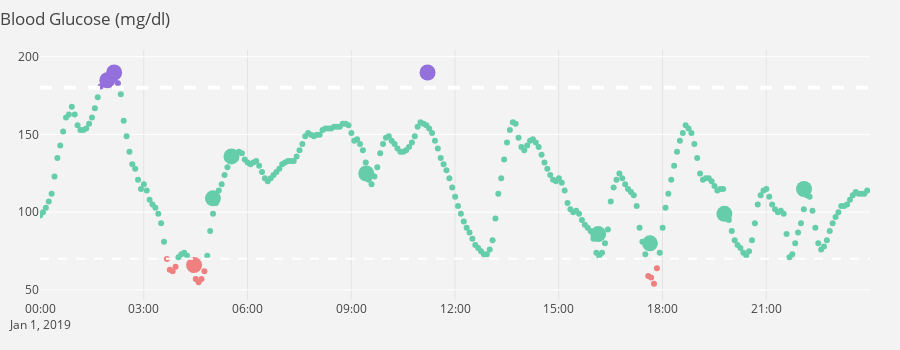
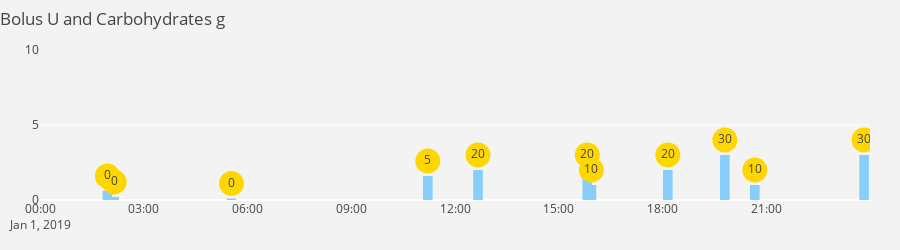
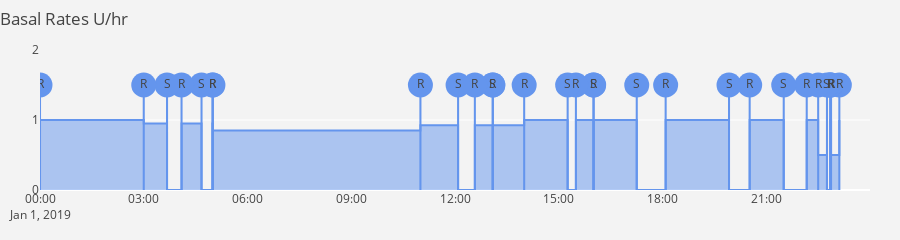

Here is the notebook cell these charts were saved with, in order:
### Code cell
#### Plotly Setup ####
  
configure_plotly_browser_state()
init_notebook_mode(connected=True)



###### Figure 1: Blood Glucose Levels ###### 


## Set-up Layout
bg_layout = go.Layout(
   title=go.layout.Title(
        text='Blood Glucose (mg/dl)',
        x=0
    ),
    yaxis=dict(
        autorange=True,
        showgrid=True,
        zeroline=True,
        dtick=50,
        gridcolor='rgb(255, 255, 255)',
        gridwidth=1,
        zerolinecolor='rgb(255, 255, 255)',
        zerolinewidth=2
    ),
    xaxis=dict(
        range = (START_DATE, END_DATE)
    ),
    shapes = [
      {'type': 'line',
        'x0': START_DATE,
        'y0': LOW_LIMIT,
        'y1': LOW_LIMIT,
        'x1': END_DATE,
        'line': {
          'color': 'white',
          'width': 2,
          'dash': 'dash',
        },
      },
      {'type': 'line',
        'x0': START_DATE,
        'y0': HIGH_LIMIT,
        'y1': HIGH_LIMIT,
        'x1': END_DATE,
        'line': {
          'color': 'white',
          'width': 4,
          'dash': 'dash',
        },
      }
    ],
    margin=dict(
        l=40,
        r=30,
        b=50,
        t=50,
    ),
    paper_bgcolor='rgb(243, 243, 243)',
    plot_bgcolor='rgb(243, 243, 243)',
    showlegend=False,
    height=350
)


## Set-up Traces


#CBG Data
cbg_trace = go.Scatter(
    x = cbg_ts["datetime_time"], 
    y = cbg_ts["value_mgdl"],
    mode = 'markers',
    marker=dict(size=6,
      line=dict(width=0),
      color= cbg_ts["bg_colors"]
    )
    #,text = ["Text A", "Text B", "Text C", "Text D", "Text E"],
    #hoverinfo = 'text',
)

#SBG Data
smbg_trace=go.Scatter(
    x=smbg_ts["datetime_time"], 
    y=smbg_ts["value_mgdl"],
    mode='markers',
    marker=dict(size=16,
      line=dict(width=0),
      color=smbg_ts["bg_colors"]
    )
)

#Create and plot figure
bg_fig = go.Figure(data= [cbg_trace, smbg_trace], layout=bg_layout)
iplot(bg_fig)


###### Figure 2: Bolus and Carbohydrates ######


## Set-up Layout
bolus_layout = go.Layout(
    title=go.layout.Title(
        text='Bolus U and Carbohydrates g',
        x=0
    ),
    yaxis=dict(
        range=[0, 10], #autorange=True,
        showgrid=True,
        zeroline=True,
        dtick=5,
        gridcolor='rgb(255, 255, 255)',
        gridwidth=1,
        zerolinecolor='rgb(255, 255, 255)',
        zerolinewidth=2,
    ),
    xaxis=dict(
        range = (START_DATE, END_DATE)
    ),
    margin=dict(
        l=40,
        r=30,
        b=50,
        t=50,
    ),
    paper_bgcolor='rgb(243, 243, 243)',
    plot_bgcolor='rgb(243, 243, 243)',
    showlegend=False,
    height=250
)


#Bolus data
bolus_trace=go.Bar(
            x=bolus_no_wizard_ts["datetime_time"],
            y=bolus_no_wizard_ts["normal"],
            width=999999,
            marker=dict(
                color='lightskyblue'
            )
)


#Carb circles
carb_trace=go.Scatter(
              mode = 'markers + text',
              x=bolus_no_wizard_ts["datetime_time"],
              y=bolus_no_wizard_ts["normal"]+1,
              marker = dict(
                color = 'gold',
                size = 25
              ),
              showlegend = False,
              text=bolus_wizard_ts["carbInput"], 
              textposition='middle center'
  )

#Create and plot figure
bolus_fig = go.Figure(data= [bolus_trace, carb_trace], layout=bolus_layout)
iplot(bolus_fig)


###### Figure 3: Basal Rates ######


## Set-up Layout
basal_layout = go.Layout(
    title=go.layout.Title(
        text='Basal Rates U/hr',
        x=0
    ),
    xaxis=dict(
        range = (START_DATE, END_DATE)
    ),
    yaxis=dict(
        range=[0, 2], #autorange=True,
        showgrid=True,
        zeroline=True,
        dtick=1,
        gridcolor='rgb(255, 255, 255)',
        gridwidth=1,
        zerolinecolor='rgb(255, 255, 255)',
        zerolinewidth=2,
        #tickmode = 'linear',
        #tick0 = 0.5,
    ),
    margin=dict(
        l=40,
        r=30,
        b=50,
        t=50,
    ),
    paper_bgcolor='rgb(243, 243, 243)',
    plot_bgcolor='rgb(243, 243, 243)',
    showlegend=False,
    height=200
)


#Basal
basal_trace=go.Scatter(
              mode = 'lines',
              x=basal_ts["datetime_time"],
              y= basal_ts["rate"],
              showlegend = False,
              line=dict(
                  shape='vh',
                  color='cornflowerblue'
              ),
            fill='tonexty'
  )

annotation_trace=go.Bar(
              x=basal_ts["datetime_time"],
              y= [1.5] * basal_ts["datetime_time"].count(),
              showlegend = False,
              marker=dict(
                color='cornflowerblue',
                line=dict(
                    color='cornflowerblue',
                    width=2),
              )
  )

#Label circles
label_trace=go.Scatter(
              mode = 'markers + text',
              x=basal_ts["datetime_time"],
              y= [1.5] * basal_ts["datetime_time"].count(),
              marker = dict(
                color = 'cornflowerblue',
                size = 25
              ),
              showlegend = False,
              text=basal_ts['label'],
              textposition='middle center'
  )




#Create and plot figure
plotly_daily_fig = go.Figure(data= [basal_trace, annotation_trace, label_trace], layout=basal_layout)
iplot(plotly_daily_fig)

#Can export the images as png using the camera icon at upper right hand corner"Download plot as png"

### Figure 1 — Plotly figure (JSON) as saved in the notebook; plotly's stock layout.template omitted (floating-point values rounded to 4 significant figures; data arrays with more than 128 entries replaced by an {"elided": "..."} marker saying what was removed)
{"data": [{"uid": "79a645b7-d627-48ca-8baa-0d16b572e20f", "y": {"elided": "288 float values"}, "mode": "markers", "marker": {"color": {"elided": "288 str values"}, "line": {"width": 0}, "size": 6}, "x": {"elided": "288 str values"}, "type": "scatter"}, {"uid": "4cc4b102-92b7-4989-babe-6d36efa98e75", "y": [114.9, 98.91, 79.93, 85.93, 189.8, 124.9, 135.9, 108.9, 65.94, 189.8, 184.8], "mode": "markers", "marker": {"color": ["mediumaquamarine", "mediumaquamarine", "mediumaquamarine", "mediumaquamarine", "mediumpurple", "mediumaquamarine", "mediumaquamarine", "mediumaquamarine", "lightcoral", "mediumpurple", "mediumpurple"], "line": {"width": 0}, "size": 16}, "x": ["2019-01-01 22:05:33", "2019-01-01 19:47:23", "2019-01-01 17:38:12", "2019-01-01 16:08:22", "2019-01-01 11:12:21", "2019-01-01 09:26:06", "2019-01-01 05:32:11", "2019-01-01 05:00:01", "2019-01-01 04:27:20", "2019-01-01 02:08:39", "2019-01-01 01:56:52"], "type": "scatter"}], "layout": {"showlegend": false, "title": {"text": "Blood Glucose (mg/dl)", "x": 0}, "paper_bgcolor": "rgb(243, 243, 243)", "plot_bgcolor": "rgb(243, 243, 243)", "yaxis": {"zerolinewidth": 2, "gridwidth": 1, "dtick": 50, "showgrid": true, "zerolinecolor": "rgb(255, 255, 255)", "gridcolor": "rgb(255, 255, 255)", "zeroline": true, "autorange": true}, "height": 350, "shapes": [{"y1": 70, "y0": 70, "line": {"color": "white", "dash": "dash", "width": 2}, "x1": "2019-01-02", "type": "line", "x0": "2019-01-01"}, {"y1": 180, "y0": 180, "line": {"color": "white", "dash": "dash", "width": 4}, "x1": "2019-01-02", "type": "line", "x0": "2019-01-01"}], "xaxis": {"range": ["2019-01-01", "2019-01-02"]}, "margin": {"r": 30, "b": 50, "l": 40, "t": 50}}}

### Figure 2 — Plotly figure (JSON) as saved in the notebook; plotly's stock layout.template omitted (floating-point values rounded to 4 significant figures)
{"data": [{"y": [3, 1, 3, 2, 1, 2, 2, 1.6, 0.1, 0.2, 0.6], "width": 999999, "marker": {"color": "lightskyblue"}, "x": ["2019-01-01 23:49:44", "2019-01-01 20:40:11", "2019-01-01 19:48:11", "2019-01-01 18:09:14", "2019-01-01 15:56:42", "2019-01-01 15:49:29", "2019-01-01 12:39:57", "2019-01-01 11:12:50", "2019-01-01 05:32:12", "2019-01-01 02:08:40", "2019-01-01 01:56:53"], "type": "bar", "uid": "b2425a3d-6ca5-42f9-b4ac-086ea4985999"}, {"textposition": "middle center", "showlegend": false, "uid": "6bfad561-7684-4992-b918-ecbaaca0920b", "text": [30, 10, 30, 20, 10, 20, 20, 5, 0, 0, 0], "y": [4, 2, 4, 3, 2, 3, 3, 2.6, 1.1, 1.2, 1.6], "mode": "markers+text", "marker": {"color": "gold", "size": 25}, "x": ["2019-01-01 23:49:44", "2019-01-01 20:40:11", "2019-01-01 19:48:11", "2019-01-01 18:09:14", "2019-01-01 15:56:42", "2019-01-01 15:49:29", "2019-01-01 12:39:57", "2019-01-01 11:12:50", "2019-01-01 05:32:12", "2019-01-01 02:08:40", "2019-01-01 01:56:53"], "type": "scatter"}], "layout": {"showlegend": false, "title": {"text": "Bolus U and Carbohydrates g", "x": 0}, "paper_bgcolor": "rgb(243, 243, 243)", "plot_bgcolor": "rgb(243, 243, 243)", "yaxis": {"zerolinewidth": 2, "gridwidth": 1, "dtick": 5, "showgrid": true, "zerolinecolor": "rgb(255, 255, 255)", "range": [0, 10], "gridcolor": "rgb(255, 255, 255)", "zeroline": true}, "height": 250, "xaxis": {"range": ["2019-01-01", "2019-01-02"]}, "margin": {"r": 30, "b": 50, "l": 40, "t": 50}}}

### Figure 3 — Plotly figure (JSON) as saved in the notebook; plotly's stock layout.template omitted (floating-point values rounded to 4 significant figures)
{"data": [{"showlegend": false, "uid": "b1e08ba7-4c82-452b-a3a3-130044e8a846", "mode": "lines", "y": [1, 0.5, 1, 0.5, 0, 0.5, 1, 0, 1, 0, 1, 0, 1, 0, 1, 0, 1, 0.925, 0, 0.925, 0, 0.925, 0.85, 0.95, 0, 0.95, 0, 0.95, 1], "x": ["2019-01-01 23:06:48", "2019-01-01 22:52:25", "2019-01-01 22:51:11", "2019-01-01 22:51:03", "2019-01-01 22:45:21", "2019-01-01 22:30:05", "2019-01-01 22:10:14", "2019-01-01 21:30:20", "2019-01-01 20:31:14", "2019-01-01 19:55:23", "2019-01-01 18:05:28", "2019-01-01 17:15:20", "2019-01-01 16:00:33", "2019-01-01 16:00:16", "2019-01-01 15:29:46", "2019-01-01 15:15:27", "2019-01-01 14:00:00", "2019-01-01 13:05:43", "2019-01-01 13:05:23", "2019-01-01 12:34:27", "2019-01-01 12:05:22", "2019-01-01 11:00:00", "2019-01-01 05:00:00", "2019-01-01 04:59:08", "2019-01-01 04:40:15", "2019-01-01 04:05:34", "2019-01-01 03:40:23", "2019-01-01 03:00:00", "2019-01-01"], "line": {"color": "cornflowerblue", "shape": "vh"}, "type": "scatter", "fill": "tonexty"}, {"showlegend": false, "uid": "f4ff1463-ca08-427a-a5c2-5a003fb05554", "y": [1.5, 1.5, 1.5, 1.5, 1.5, 1.5, 1.5, 1.5, 1.5, 1.5, 1.5, 1.5, 1.5, 1.5, 1.5, 1.5, 1.5, 1.5, 1.5, 1.5, 1.5, 1.5, 1.5, 1.5, 1.5, 1.5, 1.5, 1.5, 1.5], "marker": {"color": "cornflowerblue", "line": {"color": "cornflowerblue", "width": 2}}, "x": ["2019-01-01 23:06:48", "2019-01-01 22:52:25", "2019-01-01 22:51:11", "2019-01-01 22:51:03", "2019-01-01 22:45:21", "2019-01-01 22:30:05", "2019-01-01 22:10:14", "2019-01-01 21:30:20", "2019-01-01 20:31:14", "2019-01-01 19:55:23", "2019-01-01 18:05:28", "2019-01-01 17:15:20", "2019-01-01 16:00:33", "2019-01-01 16:00:16", "2019-01-01 15:29:46", "2019-01-01 15:15:27", "2019-01-01 14:00:00", "2019-01-01 13:05:43", "2019-01-01 13:05:23", "2019-01-01 12:34:27", "2019-01-01 12:05:22", "2019-01-01 11:00:00", "2019-01-01 05:00:00", "2019-01-01 04:59:08", "2019-01-01 04:40:15", "2019-01-01 04:05:34", "2019-01-01 03:40:23", "2019-01-01 03:00:00", "2019-01-01"], "type": "bar"}, {"textposition": "middle center", "showlegend": false, "uid": "74d0e170-1849-463b-9cc0-6989b8b51b37", "text": ["R", "R", "R", "R", "S", "R", "R", "S", "R", "S", "R", "S", "R", "S", "R", "S", "R", "R", "S", "R", "S", "R", "R", "R", "S", "R", "S", "R", "R"], "y": [1.5, 1.5, 1.5, 1.5, 1.5, 1.5, 1.5, 1.5, 1.5, 1.5, 1.5, 1.5, 1.5, 1.5, 1.5, 1.5, 1.5, 1.5, 1.5, 1.5, 1.5, 1.5, 1.5, 1.5, 1.5, 1.5, 1.5, 1.5, 1.5], "mode": "markers+text", "marker": {"color": "cornflowerblue", "size": 25}, "x": ["2019-01-01 23:06:48", "2019-01-01 22:52:25", "2019-01-01 22:51:11", "2019-01-01 22:51:03", "2019-01-01 22:45:21", "2019-01-01 22:30:05", "2019-01-01 22:10:14", "2019-01-01 21:30:20", "2019-01-01 20:31:14", "2019-01-01 19:55:23", "2019-01-01 18:05:28", "2019-01-01 17:15:20", "2019-01-01 16:00:33", "2019-01-01 16:00:16", "2019-01-01 15:29:46", "2019-01-01 15:15:27", "2019-01-01 14:00:00", "2019-01-01 13:05:43", "2019-01-01 13:05:23", "2019-01-01 12:34:27", "2019-01-01 12:05:22", "2019-01-01 11:00:00", "2019-01-01 05:00:00", "2019-01-01 04:59:08", "2019-01-01 04:40:15", "2019-01-01 04:05:34", "2019-01-01 03:40:23", "2019-01-01 03:00:00", "2019-01-01"], "type": "scatter"}], "layout": {"showlegend": false, "title": {"text": "Basal Rates U/hr", "x": 0}, "paper_bgcolor": "rgb(243, 243, 243)", "plot_bgcolor": "rgb(243, 243, 243)", "yaxis": {"zerolinewidth": 2, "gridwidth": 1, "dtick": 1, "showgrid": true, "zerolinecolor": "rgb(255, 255, 255)", "range": [0, 2], "gridcolor": "rgb(255, 255, 255)", "zeroline": true}, "height": 200, "xaxis": {"range": ["2019-01-01", "2019-01-02"]}, "margin": {"r": 30, "b": 50, "l": 40, "t": 50}}}
